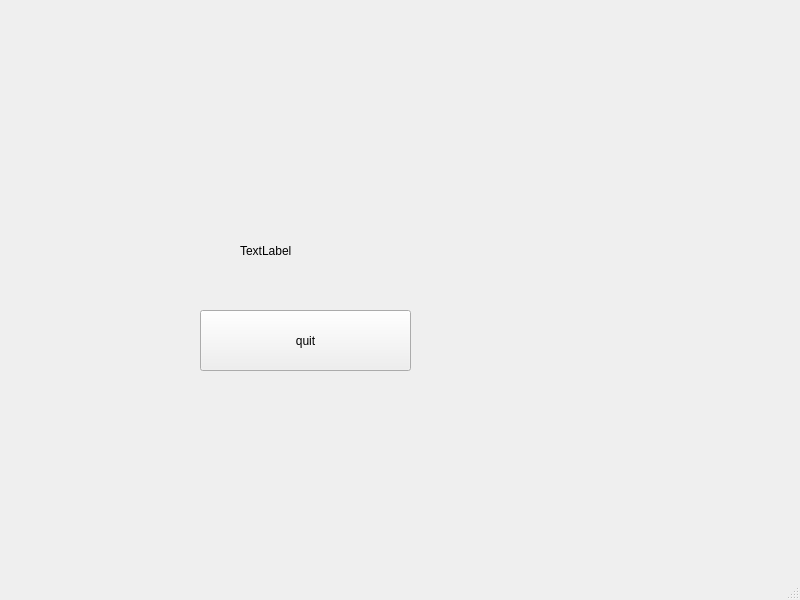
<?xml version="1.0" encoding="UTF-8"?>
<ui version="4.0">
 <class>MainWindow</class>
 <widget class="QMainWindow" name="MainWindow">
  <property name="geometry">
   <rect>
    <x>0</x>
    <y>0</y>
    <width>800</width>
    <height>600</height>
   </rect>
  </property>
  <property name="windowTitle">
   <string>MainWindow</string>
  </property>
  <widget class="QWidget" name="centralwidget">
   <widget class="QLabel" name="label">
    <property name="geometry">
     <rect>
      <x>240</x>
      <y>180</y>
      <width>351</width>
      <height>141</height>
     </rect>
    </property>
    <property name="text">
     <string>TextLabel</string>
    </property>
   </widget>
   <widget class="QPushButton" name="quit">
    <property name="geometry">
     <rect>
      <x>200</x>
      <y>310</y>
      <width>211</width>
      <height>61</height>
     </rect>
    </property>
    <property name="text">
     <string>quit</string>
    </property>
   </widget>
  </widget>
  <widget class="QMenuBar" name="menubar">
   <property name="geometry">
    <rect>
     <x>0</x>
     <y>0</y>
     <width>800</width>
     <height>26</height>
    </rect>
   </property>
  </widget>
  <widget class="QStatusBar" name="statusbar"/>
 </widget>
 <resources/>
 <connections/>
</ui>
